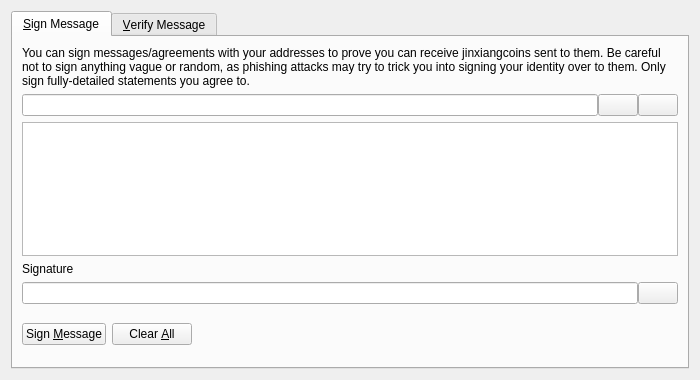
<?xml version="1.0" encoding="UTF-8"?>
<ui version="4.0">
 <class>SignVerifyMessageDialog</class>
 <widget class="QDialog" name="SignVerifyMessageDialog">
  <property name="geometry">
   <rect>
    <x>0</x>
    <y>0</y>
    <width>700</width>
    <height>380</height>
   </rect>
  </property>
  <property name="windowTitle">
   <string>Signatures - Sign / Verify a Message</string>
  </property>
  <property name="modal">
   <bool>true</bool>
  </property>
  <layout class="QVBoxLayout" name="verticalLayout">
   <item>
    <widget class="QTabWidget" name="tabWidget">
     <property name="currentIndex">
      <number>0</number>
     </property>
     <widget class="QWidget" name="tabSignMessage">
      <attribute name="title">
       <string>&amp;Sign Message</string>
      </attribute>
      <layout class="QVBoxLayout" name="verticalLayout_SM">
       <item>
        <widget class="QLabel" name="infoLabel_SM">
         <property name="text">
          <string>You can sign messages/agreements with your addresses to prove you can receive jinxiangcoins sent to them. Be careful not to sign anything vague or random, as phishing attacks may try to trick you into signing your identity over to them. Only sign fully-detailed statements you agree to.</string>
         </property>
         <property name="textFormat">
          <enum>Qt::PlainText</enum>
         </property>
         <property name="wordWrap">
          <bool>true</bool>
         </property>
        </widget>
       </item>
       <item>
        <layout class="QHBoxLayout" name="horizontalLayout_1_SM">
         <property name="spacing">
          <number>0</number>
         </property>
         <item>
          <widget class="QValidatedLineEdit" name="addressIn_SM">
           <property name="toolTip">
            <string>The Litecoin address to sign the message with</string>
           </property>
          </widget>
         </item>
         <item>
          <widget class="QPushButton" name="addressBookButton_SM">
           <property name="toolTip">
            <string>Choose previously used address</string>
           </property>
           <property name="text">
            <string/>
           </property>
           <property name="icon">
            <iconset resource="../bitcoin.qrc">
             <normaloff>:/icons/address-book</normaloff>:/icons/address-book</iconset>
           </property>
           <property name="shortcut">
            <string>Alt+A</string>
           </property>
           <property name="autoDefault">
            <bool>false</bool>
           </property>
          </widget>
         </item>
         <item>
          <widget class="QPushButton" name="pasteButton_SM">
           <property name="toolTip">
            <string>Paste address from clipboard</string>
           </property>
           <property name="text">
            <string/>
           </property>
           <property name="icon">
            <iconset resource="../bitcoin.qrc">
             <normaloff>:/icons/editpaste</normaloff>:/icons/editpaste</iconset>
           </property>
           <property name="shortcut">
            <string>Alt+P</string>
           </property>
           <property name="autoDefault">
            <bool>false</bool>
           </property>
          </widget>
         </item>
        </layout>
       </item>
       <item>
        <widget class="QPlainTextEdit" name="messageIn_SM">
         <property name="toolTip">
          <string>Enter the message you want to sign here</string>
         </property>
        </widget>
       </item>
       <item>
        <widget class="QLabel" name="signatureLabel_SM">
         <property name="text">
          <string>Signature</string>
         </property>
         <property name="textFormat">
          <enum>Qt::PlainText</enum>
         </property>
        </widget>
       </item>
       <item>
        <layout class="QHBoxLayout" name="horizontalLayout_2_SM">
         <property name="spacing">
          <number>0</number>
         </property>
         <item>
          <widget class="QLineEdit" name="signatureOut_SM">
           <property name="font">
            <font>
             <italic>true</italic>
            </font>
           </property>
           <property name="readOnly">
            <bool>true</bool>
           </property>
          </widget>
         </item>
         <item>
          <widget class="QPushButton" name="copySignatureButton_SM">
           <property name="toolTip">
            <string>Copy the current signature to the system clipboard</string>
           </property>
           <property name="text">
            <string/>
           </property>
           <property name="icon">
            <iconset resource="../bitcoin.qrc">
             <normaloff>:/icons/editcopy</normaloff>:/icons/editcopy</iconset>
           </property>
           <property name="autoDefault">
            <bool>false</bool>
           </property>
          </widget>
         </item>
        </layout>
       </item>
       <item>
        <layout class="QHBoxLayout" name="horizontalLayout_3_SM">
         <item>
          <widget class="QPushButton" name="signMessageButton_SM">
           <property name="toolTip">
            <string>Sign the message to prove you own this Litecoin address</string>
           </property>
           <property name="text">
            <string>Sign &amp;Message</string>
           </property>
           <property name="icon">
            <iconset resource="../bitcoin.qrc">
             <normaloff>:/icons/edit</normaloff>:/icons/edit</iconset>
           </property>
           <property name="autoDefault">
            <bool>false</bool>
           </property>
          </widget>
         </item>
         <item>
          <widget class="QPushButton" name="clearButton_SM">
           <property name="toolTip">
            <string>Reset all sign message fields</string>
           </property>
           <property name="text">
            <string>Clear &amp;All</string>
           </property>
           <property name="icon">
            <iconset resource="../bitcoin.qrc">
             <normaloff>:/icons/remove</normaloff>:/icons/remove</iconset>
           </property>
           <property name="autoDefault">
            <bool>false</bool>
           </property>
          </widget>
         </item>
         <item>
          <spacer name="horizontalSpacer_1_SM">
           <property name="orientation">
            <enum>Qt::Horizontal</enum>
           </property>
           <property name="sizeHint" stdset="0">
            <size>
             <width>40</width>
             <height>48</height>
            </size>
           </property>
          </spacer>
         </item>
         <item>
          <widget class="QLabel" name="statusLabel_SM">
           <property name="font">
            <font>
             <weight>75</weight>
             <bold>true</bold>
            </font>
           </property>
           <property name="text">
            <string/>
           </property>
           <property name="wordWrap">
            <bool>true</bool>
           </property>
          </widget>
         </item>
         <item>
          <spacer name="horizontalSpacer_2_SM">
           <property name="orientation">
            <enum>Qt::Horizontal</enum>
           </property>
           <property name="sizeHint" stdset="0">
            <size>
             <width>40</width>
             <height>48</height>
            </size>
           </property>
          </spacer>
         </item>
        </layout>
       </item>
      </layout>
     </widget>
     <widget class="QWidget" name="tabVerifyMessage">
      <attribute name="title">
       <string>&amp;Verify Message</string>
      </attribute>
      <layout class="QVBoxLayout" name="verticalLayout_VM">
       <item>
        <widget class="QLabel" name="infoLabel_VM">
         <property name="text">
          <string>Enter the receiver's address, message (ensure you copy line breaks, spaces, tabs, etc. exactly) and signature below to verify the message. Be careful not to read more into the signature than what is in the signed message itself, to avoid being tricked by a man-in-the-middle attack. Note that this only proves the signing party receives with the address, it cannot prove sendership of any transaction!</string>
         </property>
         <property name="textFormat">
          <enum>Qt::PlainText</enum>
         </property>
         <property name="alignment">
          <set>Qt::AlignLeading|Qt::AlignLeft|Qt::AlignTop</set>
         </property>
         <property name="wordWrap">
          <bool>true</bool>
         </property>
        </widget>
       </item>
       <item>
        <layout class="QHBoxLayout" name="horizontalLayout_1_VM">
         <property name="spacing">
          <number>0</number>
         </property>
         <item>
          <widget class="QValidatedLineEdit" name="addressIn_VM">
           <property name="toolTip">
            <string>The Litecoin address the message was signed with</string>
           </property>
          </widget>
         </item>
         <item>
          <widget class="QPushButton" name="addressBookButton_VM">
           <property name="toolTip">
            <string>Choose previously used address</string>
           </property>
           <property name="text">
            <string/>
           </property>
           <property name="icon">
            <iconset resource="../bitcoin.qrc">
             <normaloff>:/icons/address-book</normaloff>:/icons/address-book</iconset>
           </property>
           <property name="shortcut">
            <string>Alt+A</string>
           </property>
           <property name="autoDefault">
            <bool>false</bool>
           </property>
          </widget>
         </item>
        </layout>
       </item>
       <item>
        <widget class="QPlainTextEdit" name="messageIn_VM"/>
       </item>
       <item>
        <widget class="QValidatedLineEdit" name="signatureIn_VM"/>
       </item>
       <item>
        <layout class="QHBoxLayout" name="horizontalLayout_2_VM">
         <item>
          <widget class="QPushButton" name="verifyMessageButton_VM">
           <property name="toolTip">
            <string>Verify the message to ensure it was signed with the specified Litecoin address</string>
           </property>
           <property name="text">
            <string>Verify &amp;Message</string>
           </property>
           <property name="icon">
            <iconset resource="../bitcoin.qrc">
             <normaloff>:/icons/transaction_0</normaloff>:/icons/transaction_0</iconset>
           </property>
           <property name="autoDefault">
            <bool>false</bool>
           </property>
          </widget>
         </item>
         <item>
          <widget class="QPushButton" name="clearButton_VM">
           <property name="toolTip">
            <string>Reset all verify message fields</string>
           </property>
           <property name="text">
            <string>Clear &amp;All</string>
           </property>
           <property name="icon">
            <iconset resource="../bitcoin.qrc">
             <normaloff>:/icons/remove</normaloff>:/icons/remove</iconset>
           </property>
           <property name="autoDefault">
            <bool>false</bool>
           </property>
          </widget>
         </item>
         <item>
          <spacer name="horizontalSpacer_1_VM">
           <property name="orientation">
            <enum>Qt::Horizontal</enum>
           </property>
           <property name="sizeHint" stdset="0">
            <size>
             <width>40</width>
             <height>48</height>
            </size>
           </property>
          </spacer>
         </item>
         <item>
          <widget class="QLabel" name="statusLabel_VM">
           <property name="font">
            <font>
             <weight>75</weight>
             <bold>true</bold>
            </font>
           </property>
           <property name="text">
            <string/>
           </property>
           <property name="wordWrap">
            <bool>true</bool>
           </property>
          </widget>
         </item>
         <item>
          <spacer name="horizontalSpacer_2_VM">
           <property name="orientation">
            <enum>Qt::Horizontal</enum>
           </property>
           <property name="sizeHint" stdset="0">
            <size>
             <width>40</width>
             <height>48</height>
            </size>
           </property>
          </spacer>
         </item>
        </layout>
       </item>
      </layout>
     </widget>
    </widget>
   </item>
  </layout>
 </widget>
 <customwidgets>
  <customwidget>
   <class>QValidatedLineEdit</class>
   <extends>QLineEdit</extends>
   <header>qvalidatedlineedit.h</header>
  </customwidget>
 </customwidgets>
 <resources>
  <include location="../bitcoin.qrc"/>
 </resources>
 <connections/>
</ui>
